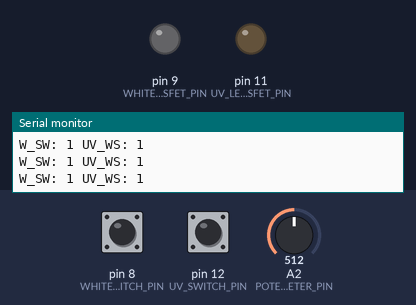
Recording of a sketch running on a simulated Arduino Uno, built with avr-gcc and run on an emulated ATmega328P. On the bench: output pins drawn as LEDs (lit = HIGH), the last lines printed to the serial monitor. The test bench sets the inputs (shaded band); at power-on: pin 8 (WHITE_SWITCH_PIN) HIGH, pin 12 (UV_SWITCH_PIN) HIGH, A2 (POTENTIOMETER_PIN) = 512.

Above: at 1.2 s.
1.3 s: pin 8 (WHITE_SWITCH_PIN) pulled LOW for 0.15 s
At 1.41 s:
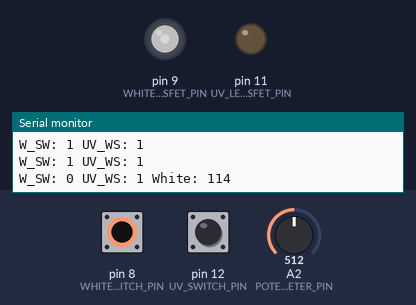
2.9 s: pin 12 (UV_SWITCH_PIN) pulled LOW for 0.15 s
At 3.01 s:
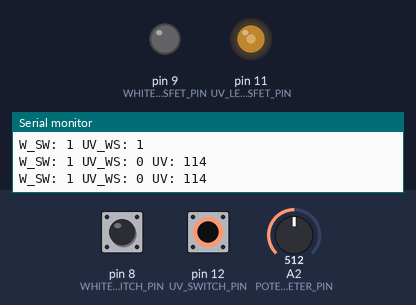
4.5 s: pin 8 (WHITE_SWITCH_PIN) pulled LOW for 1 s
At 6.0 s:
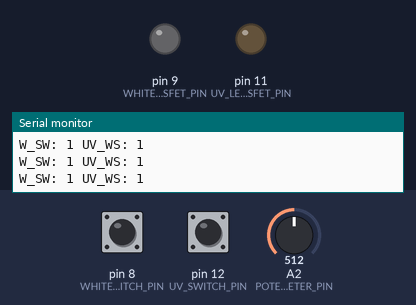
8.5 s: pin 12 (UV_SWITCH_PIN) pulled LOW for 0.15 s
At 8.6 s:
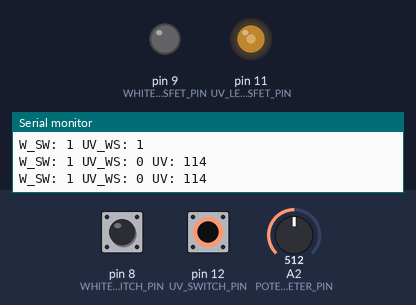
11.6 s: pin 8 (WHITE_SWITCH_PIN) driven LOW and pin 12 (UV_SWITCH_PIN) driven LOW
At 12.5 s:
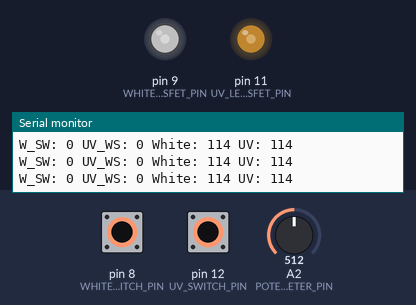
13.1 s: A2 (POTENTIOMETER_PIN) set to 306
At 13.6 s:
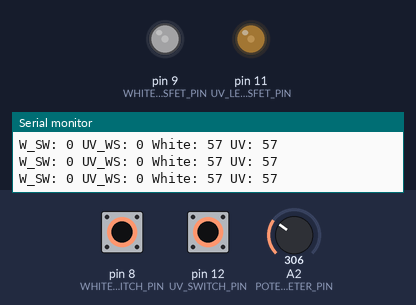
Timing chart, 0 to 15.6 s (numbered marks = the images above; inputs shaded):
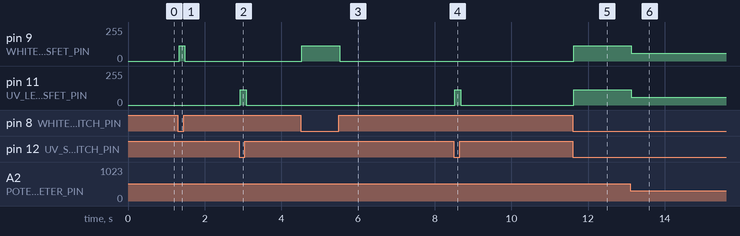

The sketch:

lightning-with-brightness.ino
```cpp
#define POTENTIOMETER_PIN A2

#define WHITE_LED_MOSFET_PIN 9
#define WHITE_SWITCH_PIN 8

#define UV_LED_MOSFET_PIN 11
#define UV_SWITCH_PIN 12

#define MAX_POTENTIOMETER_VALUE 1015
#define MIN_POTENTIOMETER_VALUE 100

#define MAX_BRIGHTNESS_VALUE 255
#define MIN_BRIGHTNESS_VALUE 0

int _brightness = 0;

void setup() {
  Serial.begin(9600);

  pinMode(POTENTIOMETER_PIN, INPUT);
  pinMode(WHITE_LED_MOSFET_PIN, OUTPUT);
  pinMode(WHITE_SWITCH_PIN, INPUT_PULLUP);
  pinMode(UV_LED_MOSFET_PIN, OUTPUT);
  pinMode(UV_SWITCH_PIN, INPUT_PULLUP);
}

void loop() {
  bool whiteSwitch = digitalRead(WHITE_SWITCH_PIN);
  bool uvSwitch = digitalRead(UV_SWITCH_PIN);

  Serial.print("W_SW: ");
  Serial.print(whiteSwitch);
  Serial.print(" UV_WS: ");
  Serial.print(uvSwitch);

  if (whiteSwitch == false || uvSwitch == false)
    ReadBrightness();
  else
  {
    analogWrite(WHITE_LED_MOSFET_PIN, MIN_BRIGHTNESS_VALUE);
    analogWrite(UV_LED_MOSFET_PIN, MIN_BRIGHTNESS_VALUE);
  }

  if (whiteSwitch == false)
  {
    analogWrite(WHITE_LED_MOSFET_PIN, _brightness);

    Serial.print(" White: ");
    Serial.print(_brightness);
  }

  if (uvSwitch == false)
  {
    analogWrite(UV_LED_MOSFET_PIN, _brightness);

    Serial.print(" UV: ");
    Serial.print(_brightness);
  }
  Serial.println();
}

void ReadBrightness() {
    int potentiometerValue = analogRead(POTENTIOMETER_PIN);
    _brightness = map(potentiometerValue, MIN_POTENTIOMETER_VALUE, MAX_POTENTIOMETER_VALUE, MIN_BRIGHTNESS_VALUE, MAX_BRIGHTNESS_VALUE);

    if (_brightness < MIN_BRIGHTNESS_VALUE)
      _brightness = MIN_BRIGHTNESS_VALUE;
    else if (_brightness > MAX_BRIGHTNESS_VALUE)
      _brightness = MAX_BRIGHTNESS_VALUE;
}
```

Measured:
- after the input at 1.3 s, pin 9 (WHITE_LED_MOSFET_PIN): 0/255 → 114/255 at once, → 0/255 0.15 s later
- after the input at 2.9 s, pin 11 (UV_LED_MOSFET_PIN): 0/255 → 114/255 at once, → 0/255 0.16 s later
- after the input at 4.5 s, pin 9 (WHITE_LED_MOSFET_PIN): 0/255 → 114/255 at once, → 0/255 1.0 s later
- after the input at 8.5 s, pin 11 (UV_LED_MOSFET_PIN): 0/255 → 114/255 at once, → 0/255 0.16 s later
- after the input at 11.6 s, pin 9 (WHITE_LED_MOSFET_PIN), pin 11 (UV_LED_MOSFET_PIN): 0/255 → 114/255 at once
- after the input at 13.1 s, pin 9 (WHITE_LED_MOSFET_PIN), pin 11 (UV_LED_MOSFET_PIN): 114/255 → 57/255 at once
